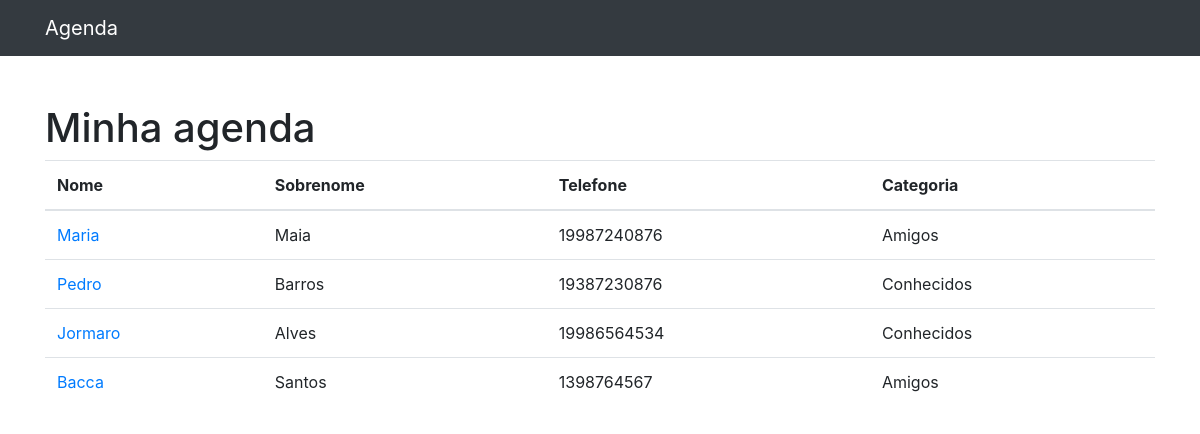
Before: / with the older database file.
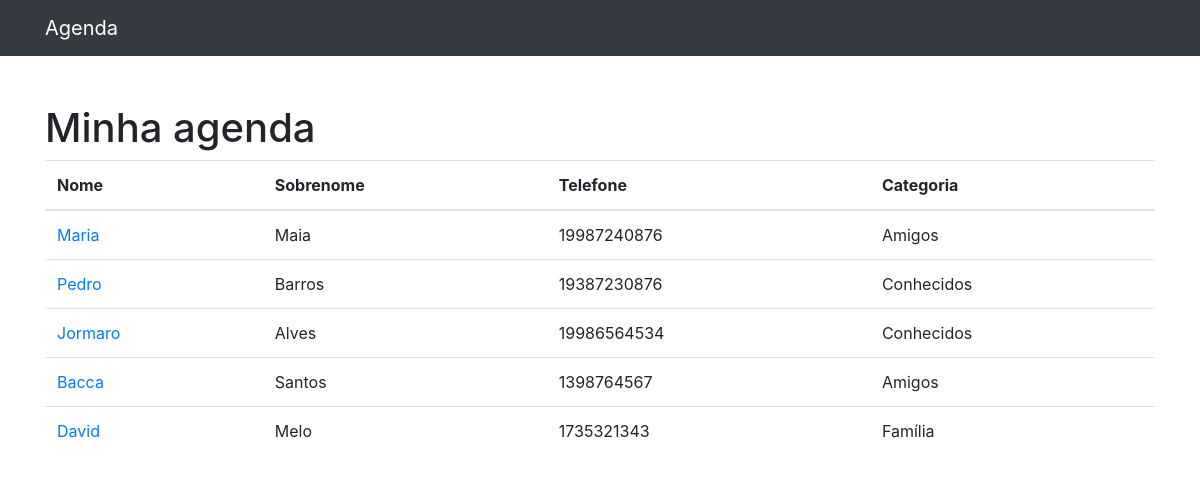
After: the same page with the newer database file.
### contatos/models.py (models this page shows, shortened)
class Contato(models.Model):
    nome = models.CharField(max_length=255)
    sobrenome = models.CharField(max_length=255, blank=True)
    telefone = models.CharField(max_length=255)
    email = models.CharField(max_length=255, blank =True)
    datacriacao = models.DateTimeField(default = timezone.now)
    descricao = models.TextField(blank=True)
    categoria = models.ForeignKey(Categoria, on_delete=models.DO_NOTHING)

class Categoria(models.Model):
    nome = models.CharField(max_length=255)
    def __str__(self):
        return self.nome

### contatos/views.py (the view)
# urls.py: path('',views.index,name='index'),
def index(request):
    contatos = Contato.objects.all() #Recupera dados do banco e armazena na variável
    return render(request,'contatos/index.html',{
        'contatos':contatos
    })

### contatos/templates/contatos/index.html
{%extends 'base.html'%}
{%block conteudo%}
<h1 class="mt-5">Minha agenda</h1>
        <table class="table">
          <thead>
            <tr>
              <th>Nome</th>
              <th>Sobrenome</th>
              <th>Telefone</th>
              <th>Categoria</th>
            </tr>
          </thead>
          <tbody>
            {% for contato in contatos%}
            <tr>
              <td>
                <a href="{% url 'ver_contato' contato.id%}"> {{contato.nome}}</a>
              </td>
              <td>{{contato.sobrenome}}</td>
              <td>{{contato.telefone}}</td>
              <td>{{contato.categoria}}</td>
            </tr>
            {%endfor%}
          </tbody>
        </table>
{%endblock%}

Changed rows visible on the page:
added Contato: nome "David", sobrenome "Melo", telefone "1735321343", categoria "Família"
